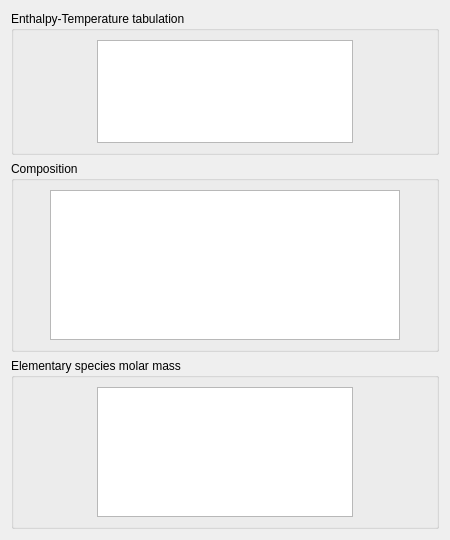
<ui version="4.0" >
 <class>CurrentSpeciesForm</class>
 <widget class="QWidget" name="CurrentSpeciesForm" >
  <property name="geometry" >
   <rect>
    <x>0</x>
    <y>0</y>
    <width>450</width>
    <height>540</height>
   </rect>
  </property>
  <property name="windowTitle" >
   <string>Form</string>
  </property>
  <layout class="QVBoxLayout" >
   <item>
    <widget class="QGroupBox" name="groupBoxEnthalpyTemp" >
     <property name="title" >
      <string>Enthalpy-Temperature tabulation</string>
     </property>
     <layout class="QGridLayout" >
      <item row="0" column="0" >
       <layout class="QHBoxLayout" >
        <item>
         <spacer>
          <property name="orientation" >
           <enum>Qt::Horizontal</enum>
          </property>
          <property name="sizeHint" >
           <size>
            <width>20</width>
            <height>20</height>
           </size>
          </property>
         </spacer>
        </item>
        <item>
         <widget class="QTableView" name="tableViewEnthalpyTemp" >
          <property name="minimumSize" >
           <size>
            <width>0</width>
            <height>100</height>
           </size>
          </property>
          <property name="alternatingRowColors" >
           <bool>true</bool>
          </property>
          <property name="selectionMode" >
           <enum>QAbstractItemView::NoSelection</enum>
          </property>
          <property name="cornerButtonEnabled" >
           <bool>false</bool>
          </property>
         </widget>
        </item>
        <item>
         <spacer>
          <property name="orientation" >
           <enum>Qt::Horizontal</enum>
          </property>
          <property name="sizeHint" >
           <size>
            <width>20</width>
            <height>20</height>
           </size>
          </property>
         </spacer>
        </item>
       </layout>
      </item>
     </layout>
    </widget>
   </item>
   <item>
    <widget class="QGroupBox" name="groupBoxComposition" >
     <property name="title" >
      <string>Composition</string>
     </property>
     <layout class="QGridLayout" >
      <item row="0" column="0" >
       <layout class="QHBoxLayout" >
        <item>
         <spacer>
          <property name="orientation" >
           <enum>Qt::Horizontal</enum>
          </property>
          <property name="sizeHint" >
           <size>
            <width>20</width>
            <height>20</height>
           </size>
          </property>
         </spacer>
        </item>
        <item>
         <widget class="QTableView" name="tableViewComposition" >
          <property name="minimumSize" >
           <size>
            <width>350</width>
            <height>150</height>
           </size>
          </property>
          <property name="alternatingRowColors" >
           <bool>true</bool>
          </property>
          <property name="selectionMode" >
           <enum>QAbstractItemView::NoSelection</enum>
          </property>
          <property name="cornerButtonEnabled" >
           <bool>false</bool>
          </property>
         </widget>
        </item>
        <item>
         <spacer>
          <property name="orientation" >
           <enum>Qt::Horizontal</enum>
          </property>
          <property name="sizeHint" >
           <size>
            <width>16</width>
            <height>16</height>
           </size>
          </property>
         </spacer>
        </item>
       </layout>
      </item>
     </layout>
    </widget>
   </item>
   <item>
    <widget class="QGroupBox" name="groupBoxMolarMass" >
     <property name="title" >
      <string>Elementary species molar mass</string>
     </property>
     <layout class="QGridLayout" >
      <item row="0" column="0" >
       <layout class="QHBoxLayout" >
        <item>
         <spacer>
          <property name="orientation" >
           <enum>Qt::Horizontal</enum>
          </property>
          <property name="sizeHint" >
           <size>
            <width>20</width>
            <height>20</height>
           </size>
          </property>
         </spacer>
        </item>
        <item>
         <widget class="QTableView" name="tableViewMolarMass" >
          <property name="minimumSize" >
           <size>
            <width>0</width>
            <height>130</height>
           </size>
          </property>
          <property name="alternatingRowColors" >
           <bool>true</bool>
          </property>
          <property name="selectionMode" >
           <enum>QAbstractItemView::NoSelection</enum>
          </property>
          <property name="cornerButtonEnabled" >
           <bool>false</bool>
          </property>
         </widget>
        </item>
        <item>
         <spacer>
          <property name="orientation" >
           <enum>Qt::Horizontal</enum>
          </property>
          <property name="sizeHint" >
           <size>
            <width>20</width>
            <height>20</height>
           </size>
          </property>
         </spacer>
        </item>
       </layout>
      </item>
     </layout>
    </widget>
   </item>
   <item>
    <spacer>
     <property name="orientation" >
      <enum>Qt::Vertical</enum>
     </property>
     <property name="sizeHint" >
      <size>
       <width>16</width>
       <height>16</height>
      </size>
     </property>
    </spacer>
   </item>
  </layout>
 </widget>
 <resources/>
 <connections/>
</ui>
